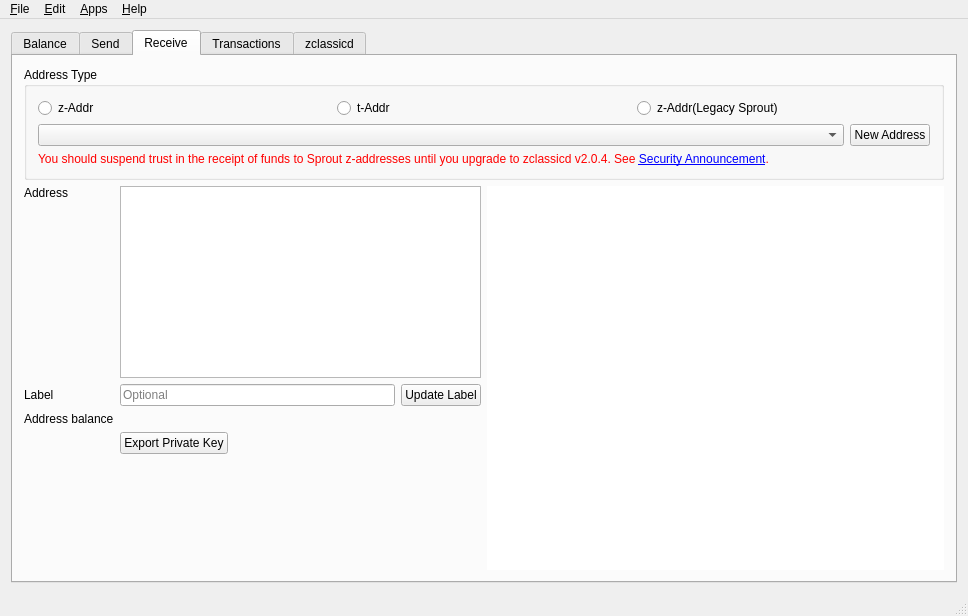
<?xml version="1.0" encoding="UTF-8"?>
<ui version="4.0">
 <class>MainWindow</class>
 <widget class="QMainWindow" name="MainWindow">
  <property name="geometry">
   <rect>
    <x>0</x>
    <y>0</y>
    <width>968</width>
    <height>616</height>
   </rect>
  </property>
  <property name="windowTitle">
   <string>ZclWallet</string>
  </property>
  <property name="windowIcon">
   <iconset resource="../application.qrc">
    <normaloff>:/icons/res/icon.ico</normaloff>:/icons/res/icon.ico</iconset>
  </property>
  <widget class="QWidget" name="centralWidget">
   <layout class="QGridLayout" name="gridLayout_3">
    <item row="0" column="0">
     <widget class="QTabWidget" name="tabWidget">
      <property name="currentIndex">
       <number>2</number>
      </property>
      <widget class="QWidget" name="tab">
       <attribute name="title">
        <string>Balance</string>
       </attribute>
       <layout class="QGridLayout" name="gridLayout_2">
        <item row="0" column="0">
         <layout class="QHBoxLayout" name="horizontalLayout_5">
          <item>
           <widget class="QGroupBox" name="groupBox">
            <property name="minimumSize">
             <size>
              <width>250</width>
              <height>0</height>
             </size>
            </property>
            <property name="title">
             <string>Summary</string>
            </property>
            <property name="flat">
             <bool>false</bool>
            </property>
            <layout class="QGridLayout" name="gridLayout">
             <item row="0" column="0">
              <layout class="QVBoxLayout" name="verticalLayout">
               <item>
                <layout class="QHBoxLayout" name="horizontalLayout">
                 <item>
                  <widget class="QLabel" name="label">
                   <property name="sizePolicy">
                    <sizepolicy hsizetype="Minimum" vsizetype="Preferred">
                     <horstretch>0</horstretch>
                     <verstretch>0</verstretch>
                    </sizepolicy>
                   </property>
                   <property name="text">
                    <string>Shielded</string>
                   </property>
                  </widget>
                 </item>
                 <item>
                  <widget class="QLabel" name="balSheilded">
                   <property name="text">
                    <string/>
                   </property>
                   <property name="alignment">
                    <set>Qt::AlignRight|Qt::AlignTrailing|Qt::AlignVCenter</set>
                   </property>
                  </widget>
                 </item>
                </layout>
               </item>
               <item>
                <layout class="QHBoxLayout" name="horizontalLayout_2">
                 <item>
                  <widget class="QLabel" name="label_2">
                   <property name="sizePolicy">
                    <sizepolicy hsizetype="Minimum" vsizetype="Preferred">
                     <horstretch>0</horstretch>
                     <verstretch>0</verstretch>
                    </sizepolicy>
                   </property>
                   <property name="text">
                    <string>Transparent</string>
                   </property>
                  </widget>
                 </item>
                 <item>
                  <widget class="QLabel" name="balTransparent">
                   <property name="text">
                    <string/>
                   </property>
                   <property name="alignment">
                    <set>Qt::AlignRight|Qt::AlignTrailing|Qt::AlignVCenter</set>
                   </property>
                  </widget>
                 </item>
                </layout>
               </item>
               <item>
                <widget class="Line" name="line">
                 <property name="orientation">
                  <enum>Qt::Horizontal</enum>
                 </property>
                </widget>
               </item>
               <item>
                <layout class="QHBoxLayout" name="horizontalLayout_3">
                 <item>
                  <widget class="QLabel" name="label_3">
                   <property name="sizePolicy">
                    <sizepolicy hsizetype="Minimum" vsizetype="Preferred">
                     <horstretch>0</horstretch>
                     <verstretch>0</verstretch>
                    </sizepolicy>
                   </property>
                   <property name="font">
                    <font>
                     <weight>75</weight>
                     <bold>true</bold>
                    </font>
                   </property>
                   <property name="text">
                    <string>Total</string>
                   </property>
                  </widget>
                 </item>
                 <item>
                  <widget class="QLabel" name="balTotal">
                   <property name="font">
                    <font>
                     <weight>75</weight>
                     <bold>true</bold>
                    </font>
                   </property>
                   <property name="text">
                    <string/>
                   </property>
                   <property name="alignment">
                    <set>Qt::AlignRight|Qt::AlignTrailing|Qt::AlignVCenter</set>
                   </property>
                  </widget>
                 </item>
                </layout>
               </item>
               <item>
                <spacer name="verticalSpacer">
                 <property name="orientation">
                  <enum>Qt::Vertical</enum>
                 </property>
                 <property name="sizeHint" stdset="0">
                  <size>
                   <width>20</width>
                   <height>40</height>
                  </size>
                 </property>
                </spacer>
               </item>
               <item>
                <widget class="QLabel" name="unconfirmedWarning">
                 <property name="sizePolicy">
                  <sizepolicy hsizetype="Minimum" vsizetype="Preferred">
                   <horstretch>0</horstretch>
                   <verstretch>0</verstretch>
                  </sizepolicy>
                 </property>
                 <property name="styleSheet">
                  <string notr="true">color: red;</string>
                 </property>
                 <property name="text">
                  <string>Some transactions are not yet confirmed</string>
                 </property>
                </widget>
               </item>
              </layout>
             </item>
            </layout>
           </widget>
          </item>
          <item>
           <widget class="QGroupBox" name="groupBox_2">
            <property name="sizePolicy">
             <sizepolicy hsizetype="Expanding" vsizetype="Preferred">
              <horstretch>0</horstretch>
              <verstretch>0</verstretch>
             </sizepolicy>
            </property>
            <property name="title">
             <string>Address Balances</string>
            </property>
            <layout class="QHBoxLayout" name="horizontalLayout_4">
             <property name="spacing">
              <number>6</number>
             </property>
             <property name="leftMargin">
              <number>0</number>
             </property>
             <property name="topMargin">
              <number>0</number>
             </property>
             <property name="rightMargin">
              <number>0</number>
             </property>
             <property name="bottomMargin">
              <number>0</number>
             </property>
             <item>
              <widget class="QTableView" name="balancesTable">
               <property name="selectionMode">
                <enum>QAbstractItemView::SingleSelection</enum>
               </property>
               <property name="selectionBehavior">
                <enum>QAbstractItemView::SelectRows</enum>
               </property>
               <property name="cornerButtonEnabled">
                <bool>false</bool>
               </property>
               <attribute name="horizontalHeaderShowSortIndicator" stdset="0">
                <bool>false</bool>
               </attribute>
               <attribute name="horizontalHeaderStretchLastSection">
                <bool>true</bool>
               </attribute>
               <attribute name="verticalHeaderVisible">
                <bool>false</bool>
               </attribute>
              </widget>
             </item>
            </layout>
           </widget>
          </item>
         </layout>
        </item>
       </layout>
      </widget>
      <widget class="QWidget" name="tab_2">
       <attribute name="title">
        <string>Send</string>
       </attribute>
       <layout class="QVBoxLayout" name="verticalLayout_4">
        <item>
         <widget class="QGroupBox" name="groupBox_4">
          <property name="autoFillBackground">
           <bool>false</bool>
          </property>
          <property name="title">
           <string>From</string>
          </property>
          <property name="flat">
           <bool>false</bool>
          </property>
          <layout class="QVBoxLayout" name="verticalLayout_6">
           <item>
            <layout class="QHBoxLayout" name="horizontalLayout_8">
             <item>
              <widget class="AddressCombo" name="inputsCombo"/>
             </item>
            </layout>
           </item>
           <item>
            <layout class="QHBoxLayout" name="horizontalLayout_15">
             <item>
              <widget class="QLabel" name="label_5">
               <property name="text">
                <string>Address Balance</string>
               </property>
              </widget>
             </item>
             <item>
              <widget class="QLineEdit" name="sendAddressBalance">
               <property name="sizePolicy">
                <sizepolicy hsizetype="Preferred" vsizetype="Fixed">
                 <horstretch>0</horstretch>
                 <verstretch>0</verstretch>
                </sizepolicy>
               </property>
               <property name="alignment">
                <set>Qt::AlignRight|Qt::AlignTrailing|Qt::AlignVCenter</set>
               </property>
               <property name="readOnly">
                <bool>true</bool>
               </property>
              </widget>
             </item>
             <item>
              <widget class="QLabel" name="sendAddressBalanceUSD">
               <property name="text">
                <string/>
               </property>
              </widget>
             </item>
             <item>
              <spacer name="horizontalSpacer_6">
               <property name="orientation">
                <enum>Qt::Horizontal</enum>
               </property>
               <property name="sizeHint" stdset="0">
                <size>
                 <width>40</width>
                 <height>20</height>
                </size>
               </property>
              </spacer>
             </item>
            </layout>
           </item>
          </layout>
         </widget>
        </item>
        <item>
         <widget class="QGroupBox" name="groupBox_3">
          <property name="title">
           <string>Send To</string>
          </property>
          <property name="flat">
           <bool>false</bool>
          </property>
          <layout class="QVBoxLayout" name="verticalLayout_3">
           <property name="leftMargin">
            <number>0</number>
           </property>
           <property name="topMargin">
            <number>0</number>
           </property>
           <property name="rightMargin">
            <number>0</number>
           </property>
           <property name="bottomMargin">
            <number>0</number>
           </property>
           <item>
            <widget class="QScrollArea" name="sendToScrollArea">
             <property name="sizeAdjustPolicy">
              <enum>QAbstractScrollArea::AdjustToContents</enum>
             </property>
             <property name="widgetResizable">
              <bool>true</bool>
             </property>
             <widget class="QWidget" name="sendToWidgets">
              <property name="geometry">
               <rect>
                <x>0</x>
                <y>0</y>
                <width>920</width>
                <height>301</height>
               </rect>
              </property>
              <layout class="QVBoxLayout" name="sendToLayout">
               <item>
                <widget class="QGroupBox" name="verticalGroupBox">
                 <property name="title">
                  <string>Recipient</string>
                 </property>
                 <layout class="QVBoxLayout" name="sendAddressLayout">
                  <item>
                   <layout class="QHBoxLayout" name="horizontalLayout_12">
                    <item>
                     <widget class="QLabel" name="label_4">
                      <property name="text">
                       <string>Address</string>
                      </property>
                     </widget>
                    </item>
                    <item>
                     <widget class="QLineEdit" name="Address1">
                      <property name="placeholderText">
                       <string>Address</string>
                      </property>
                     </widget>
                    </item>
                    <item>
                     <widget class="QPushButton" name="AddressBook1">
                      <property name="text">
                       <string>Address Book</string>
                      </property>
                     </widget>
                    </item>
                   </layout>
                  </item>
                  <item>
                   <layout class="QHBoxLayout" name="horizontalLayout_13">
                    <item>
                     <widget class="QLabel" name="label_6">
                      <property name="text">
                       <string>Amount</string>
                      </property>
                     </widget>
                    </item>
                    <item>
                     <widget class="QLineEdit" name="Amount1">
                      <property name="baseSize">
                       <size>
                        <width>200</width>
                        <height>0</height>
                       </size>
                      </property>
                      <property name="alignment">
                       <set>Qt::AlignRight|Qt::AlignTrailing|Qt::AlignVCenter</set>
                      </property>
                      <property name="placeholderText">
                       <string>Amount</string>
                      </property>
                     </widget>
                    </item>
                    <item>
                     <widget class="QLabel" name="AmtUSD1">
                      <property name="text">
                       <string/>
                      </property>
                     </widget>
                    </item>
                    <item>
                     <widget class="QCheckBox" name="Max1">
                      <property name="text">
                       <string>Max Available</string>
                      </property>
                     </widget>
                    </item>
                    <item>
                     <spacer name="horizontalSpacer_4">
                      <property name="orientation">
                       <enum>Qt::Horizontal</enum>
                      </property>
                      <property name="sizeHint" stdset="0">
                       <size>
                        <width>40</width>
                        <height>20</height>
                       </size>
                      </property>
                     </spacer>
                    </item>
                    <item>
                     <widget class="QPushButton" name="MemoBtn1">
                      <property name="enabled">
                       <bool>true</bool>
                      </property>
                      <property name="toolTip">
                       <string/>
                      </property>
                      <property name="text">
                       <string>Memo</string>
                      </property>
                     </widget>
                    </item>
                   </layout>
                  </item>
                  <item>
                   <widget class="QLabel" name="MemoTxt1">
                    <property name="font">
                     <font>
                      <pointsize>10</pointsize>
                     </font>
                    </property>
                    <property name="text">
                     <string/>
                    </property>
                    <property name="wordWrap">
                     <bool>true</bool>
                    </property>
                   </widget>
                  </item>
                 </layout>
                </widget>
               </item>
               <item>
                <layout class="QHBoxLayout" name="horizontalLayout_7">
                 <item>
                  <spacer name="horizontalSpacer_2">
                   <property name="orientation">
                    <enum>Qt::Horizontal</enum>
                   </property>
                   <property name="sizeHint" stdset="0">
                    <size>
                     <width>40</width>
                     <height>20</height>
                    </size>
                   </property>
                  </spacer>
                 </item>
                 <item>
                  <widget class="QPushButton" name="addAddressButton">
                   <property name="baseSize">
                    <size>
                     <width>200</width>
                     <height>0</height>
                    </size>
                   </property>
                   <property name="text">
                    <string>Add Recipient</string>
                   </property>
                  </widget>
                 </item>
                 <item>
                  <spacer name="horizontalSpacer_3">
                   <property name="orientation">
                    <enum>Qt::Horizontal</enum>
                   </property>
                   <property name="sizeHint" stdset="0">
                    <size>
                     <width>40</width>
                     <height>20</height>
                    </size>
                   </property>
                  </spacer>
                 </item>
                </layout>
               </item>
               <item>
                <spacer name="verticalSpacer_2">
                 <property name="orientation">
                  <enum>Qt::Vertical</enum>
                 </property>
                 <property name="sizeHint" stdset="0">
                  <size>
                   <width>20</width>
                   <height>40</height>
                  </size>
                 </property>
                </spacer>
               </item>
              </layout>
             </widget>
            </widget>
           </item>
          </layout>
         </widget>
        </item>
        <item>
         <layout class="QHBoxLayout" name="layoutSendRecurring">
          <item>
           <widget class="QCheckBox" name="chkRecurring">
            <property name="text">
             <string>Recurring payment</string>
            </property>
           </widget>
          </item>
          <item>
           <widget class="QLabel" name="lblRecurDesc">
            <property name="text">
             <string>Every month, starting 12-May-2012, for 6 payments</string>
            </property>
           </widget>
          </item>
          <item>
           <widget class="QPushButton" name="btnRecurSchedule">
            <property name="text">
             <string>Edit Schedule</string>
            </property>
            <property name="checkable">
             <bool>false</bool>
            </property>
            <property name="checked">
             <bool>false</bool>
            </property>
           </widget>
          </item>
          <item>
           <spacer name="horizontalSpacer_7">
            <property name="orientation">
             <enum>Qt::Horizontal</enum>
            </property>
            <property name="sizeHint" stdset="0">
             <size>
              <width>40</width>
              <height>20</height>
             </size>
            </property>
           </spacer>
          </item>
         </layout>
        </item>
        <item>
         <layout class="QHBoxLayout" name="horizontalLayout_6">
          <item>
           <widget class="QLabel" name="minerFeeLabel">
            <property name="text">
             <string>Miner Fee</string>
            </property>
           </widget>
          </item>
          <item>
           <widget class="QLineEdit" name="minerFeeAmt">
            <property name="sizePolicy">
             <sizepolicy hsizetype="Preferred" vsizetype="Fixed">
              <horstretch>0</horstretch>
              <verstretch>0</verstretch>
             </sizepolicy>
            </property>
            <property name="text">
             <string>0</string>
            </property>
           </widget>
          </item>
          <item>
           <widget class="QLabel" name="lblMinerFeeUSD">
            <property name="text">
             <string/>
            </property>
           </widget>
          </item>
          <item>
           <widget class="QLabel" name="label_17">
            <property name="text">
             <string notr="true"/>
            </property>
           </widget>
          </item>
          <item>
           <spacer name="horizontalSpacer">
            <property name="orientation">
             <enum>Qt::Horizontal</enum>
            </property>
            <property name="sizeHint" stdset="0">
             <size>
              <width>40</width>
              <height>20</height>
             </size>
            </property>
           </spacer>
          </item>
          <item>
           <widget class="QPushButton" name="sendTransactionButton">
            <property name="baseSize">
             <size>
              <width>100</width>
              <height>0</height>
             </size>
            </property>
            <property name="text">
             <string>Send</string>
            </property>
            <property name="flat">
             <bool>false</bool>
            </property>
           </widget>
          </item>
          <item>
           <widget class="QPushButton" name="cancelSendButton">
            <property name="baseSize">
             <size>
              <width>100</width>
              <height>0</height>
             </size>
            </property>
            <property name="text">
             <string>Cancel</string>
            </property>
           </widget>
          </item>
         </layout>
        </item>
       </layout>
      </widget>
      <widget class="QWidget" name="tab_3">
       <attribute name="title">
        <string>Receive</string>
       </attribute>
       <layout class="QVBoxLayout" name="verticalLayout_5">
        <item>
         <layout class="QVBoxLayout" name="verticalLayout_8">
          <item>
           <widget class="QGroupBox" name="groupBox_6">
            <property name="title">
             <string>Address Type</string>
            </property>
            <property name="flat">
             <bool>false</bool>
            </property>
            <property name="checkable">
             <bool>false</bool>
            </property>
            <layout class="QVBoxLayout" name="verticalLayout_9">
             <item>
              <layout class="QHBoxLayout" name="horizontalLayout_9">
               <item>
                <widget class="QRadioButton" name="rdioZSAddr">
                 <property name="text">
                  <string>z-Addr</string>
                 </property>
                </widget>
               </item>
               <item>
                <widget class="QRadioButton" name="rdioTAddr">
                 <property name="sizePolicy">
                  <sizepolicy hsizetype="Preferred" vsizetype="Fixed">
                   <horstretch>0</horstretch>
                   <verstretch>0</verstretch>
                  </sizepolicy>
                 </property>
                 <property name="text">
                  <string>t-Addr</string>
                 </property>
                </widget>
               </item>
               <item>
                <widget class="QRadioButton" name="rdioZAddr">
                 <property name="text">
                  <string>z-Addr(Legacy Sprout)</string>
                 </property>
                </widget>
               </item>
              </layout>
             </item>
             <item>
              <layout class="QHBoxLayout" name="horizontalLayout_10">
               <item>
                <widget class="AddressCombo" name="listRecieveAddresses">
                 <property name="sizePolicy">
                  <sizepolicy hsizetype="Expanding" vsizetype="Fixed">
                   <horstretch>0</horstretch>
                   <verstretch>0</verstretch>
                  </sizepolicy>
                 </property>
                 <property name="duplicatesEnabled">
                  <bool>false</bool>
                 </property>
                </widget>
               </item>
               <item>
                <widget class="QPushButton" name="btnRecieveNewAddr">
                 <property name="text">
                  <string>New Address</string>
                 </property>
                </widget>
               </item>
              </layout>
             </item>
             <item>
              <widget class="QLabel" name="lblSproutWarning">
               <property name="styleSheet">
                <string notr="true">color: red;</string>
               </property>
               <property name="text">
                <string>&lt;html&gt;&lt;head/&gt;&lt;body&gt;&lt;p&gt;You should suspend trust in the receipt of funds to Sprout z-addresses until you upgrade to zclassicd v2.0.4. See &lt;a href=&quot;https://z.cash/support/security/announcements/security-announcement-2019-03-19/&quot;&gt;&lt;span style=&quot; text-decoration: underline; color:#0000ff;&quot;&gt;Security Announcement&lt;/span&gt;&lt;/a&gt;.&lt;/p&gt;&lt;/body&gt;&lt;/html&gt;</string>
               </property>
               <property name="textFormat">
                <enum>Qt::RichText</enum>
               </property>
               <property name="wordWrap">
                <bool>true</bool>
               </property>
               <property name="openExternalLinks">
                <bool>true</bool>
               </property>
               <property name="textInteractionFlags">
                <set>Qt::TextBrowserInteraction</set>
               </property>
              </widget>
             </item>
            </layout>
           </widget>
          </item>
          <item>
           <layout class="QHBoxLayout" name="horizontalLayout_11">
            <item>
             <layout class="QVBoxLayout" name="verticalLayout_10">
              <item>
               <layout class="QGridLayout" name="gridLayout_4">
                <item row="1" column="0">
                 <widget class="QLabel" name="label_7">
                  <property name="text">
                   <string>Label</string>
                  </property>
                 </widget>
                </item>
                <item row="1" column="2">
                 <widget class="QPushButton" name="rcvUpdateLabel">
                  <property name="text">
                   <string>Update Label</string>
                  </property>
                 </widget>
                </item>
                <item row="2" column="1" colspan="2">
                 <widget class="QLabel" name="rcvBal">
                  <property name="text">
                   <string/>
                  </property>
                 </widget>
                </item>
                <item row="2" column="0">
                 <widget class="QLabel" name="label_21">
                  <property name="text">
                   <string>Address balance</string>
                  </property>
                 </widget>
                </item>
                <item row="1" column="1">
                 <widget class="QLineEdit" name="rcvLabel">
                  <property name="maxLength">
                   <number>40</number>
                  </property>
                  <property name="placeholderText">
                   <string>Optional</string>
                  </property>
                 </widget>
                </item>
                <item row="0" column="1" colspan="2">
                 <widget class="QPlainTextEdit" name="txtRecieve">
                  <property name="sizePolicy">
                   <sizepolicy hsizetype="Expanding" vsizetype="Preferred">
                    <horstretch>0</horstretch>
                    <verstretch>0</verstretch>
                   </sizepolicy>
                  </property>
                  <property name="readOnly">
                   <bool>true</bool>
                  </property>
                 </widget>
                </item>
                <item row="3" column="1" colspan="2">
                 <layout class="QHBoxLayout" name="horizontalLayout_16">
                  <item>
                   <widget class="QPushButton" name="exportKey">
                    <property name="text">
                     <string>Export Private Key</string>
                    </property>
                   </widget>
                  </item>
                  <item>
                   <spacer name="horizontalSpacer_5">
                    <property name="orientation">
                     <enum>Qt::Horizontal</enum>
                    </property>
                    <property name="sizeHint" stdset="0">
                     <size>
                      <width>40</width>
                      <height>20</height>
                     </size>
                    </property>
                   </spacer>
                  </item>
                 </layout>
                </item>
                <item row="0" column="0">
                 <widget class="QLabel" name="label_10">
                  <property name="text">
                   <string>Address</string>
                  </property>
                  <property name="alignment">
                   <set>Qt::AlignLeading|Qt::AlignLeft|Qt::AlignTop</set>
                  </property>
                 </widget>
                </item>
               </layout>
              </item>
              <item>
               <spacer name="verticalSpacer_5">
                <property name="orientation">
                 <enum>Qt::Vertical</enum>
                </property>
                <property name="sizeHint" stdset="0">
                 <size>
                  <width>20</width>
                  <height>40</height>
                 </size>
                </property>
               </spacer>
              </item>
             </layout>
            </item>
            <item>
             <widget class="QRCodeLabel" name="qrcodeDisplay">
              <property name="sizePolicy">
               <sizepolicy hsizetype="Expanding" vsizetype="Expanding">
                <horstretch>0</horstretch>
                <verstretch>0</verstretch>
               </sizepolicy>
              </property>
              <property name="styleSheet">
               <string notr="true">background-color: #fff</string>
              </property>
              <property name="text">
               <string/>
              </property>
             </widget>
            </item>
           </layout>
          </item>
         </layout>
        </item>
       </layout>
      </widget>
      <widget class="QWidget" name="tab_4">
       <attribute name="title">
        <string>Transactions</string>
       </attribute>
       <layout class="QVBoxLayout" name="verticalLayout_2">
        <item>
         <widget class="QTableView" name="transactionsTable">
          <property name="selectionMode">
           <enum>QAbstractItemView::SingleSelection</enum>
          </property>
          <property name="selectionBehavior">
           <enum>QAbstractItemView::SelectRows</enum>
          </property>
         </widget>
        </item>
       </layout>
      </widget>
      <widget class="QWidget" name="tab_5">
       <attribute name="title">
        <string>zclassicd</string>
       </attribute>
       <layout class="QVBoxLayout" name="verticalLayout_7">
        <item>
         <layout class="QHBoxLayout" name="horizontalLayout_14">
          <item>
           <widget class="FilledIconLabel" name="zclassicdlogo">
            <property name="sizePolicy">
             <sizepolicy hsizetype="Expanding" vsizetype="Expanding">
              <horstretch>0</horstretch>
              <verstretch>0</verstretch>
             </sizepolicy>
            </property>
            <property name="text">
             <string/>
            </property>
            <property name="scaledContents">
             <bool>false</bool>
            </property>
           </widget>
          </item>
          <item>
           <widget class="QGroupBox" name="groupBox_5">
            <property name="title">
             <string/>
            </property>
            <layout class="QGridLayout" name="gridLayout_5">
             <item row="5" column="0" colspan="3">
              <widget class="QLabel" name="label_14">
               <property name="text">
                <string>You are currently not mining</string>
               </property>
              </widget>
             </item>
             <item row="6" column="0">
              <spacer name="verticalSpacer_4">
               <property name="orientation">
                <enum>Qt::Vertical</enum>
               </property>
               <property name="sizeHint" stdset="0">
                <size>
                 <width>20</width>
                 <height>40</height>
                </size>
               </property>
              </spacer>
             </item>
             <item row="2" column="2">
              <widget class="QLabel" name="numconnections">
               <property name="text">
                <string>Loading...</string>
               </property>
              </widget>
             </item>
             <item row="1" column="0">
              <widget class="QLabel" name="heightLabel">
               <property name="text">
                <string>Block height</string>
               </property>
              </widget>
             </item>
             <item row="3" column="2">
              <widget class="QLabel" name="solrate">
               <property name="text">
                <string>Loading...</string>
               </property>
              </widget>
             </item>
             <item row="3" column="0">
              <widget class="QLabel" name="label_12">
               <property name="text">
                <string>Network solution rate</string>
               </property>
              </widget>
             </item>
             <item row="2" column="0">
              <widget class="QLabel" name="label_8">
               <property name="text">
                <string>Connections</string>
               </property>
              </widget>
             </item>
             <item row="1" column="2">
              <widget class="QLabel" name="blockheight">
               <property name="text">
                <string>Loading...</string>
               </property>
              </widget>
             </item>
             <item row="4" column="0" colspan="3">
              <widget class="Line" name="line_2">
               <property name="orientation">
                <enum>Qt::Horizontal</enum>
               </property>
              </widget>
             </item>
             <item row="0" column="0">
              <spacer name="verticalSpacer_3">
               <property name="orientation">
                <enum>Qt::Vertical</enum>
               </property>
               <property name="sizeHint" stdset="0">
                <size>
                 <width>20</width>
                 <height>40</height>
                </size>
               </property>
              </spacer>
             </item>
             <item row="3" column="1">
              <widget class="QLabel" name="label_9">
               <property name="text">
                <string>|</string>
               </property>
              </widget>
             </item>
             <item row="2" column="1">
              <widget class="QLabel" name="label_11">
               <property name="text">
                <string>|</string>
               </property>
              </widget>
             </item>
             <item row="1" column="1">
              <widget class="QLabel" name="label_13">
               <property name="text">
                <string>|</string>
               </property>
              </widget>
             </item>
            </layout>
           </widget>
          </item>
         </layout>
        </item>
       </layout>
      </widget>
     </widget>
    </item>
   </layout>
  </widget>
  <widget class="QMenuBar" name="menuBar">
   <property name="geometry">
    <rect>
     <x>0</x>
     <y>0</y>
     <width>968</width>
     <height>22</height>
    </rect>
   </property>
   <widget class="QMenu" name="menuFile">
    <property name="title">
     <string>&amp;File</string>
    </property>
    <addaction name="actionPay_URI"/>
    <addaction name="separator"/>
    <addaction name="actionImport_Private_Key"/>
    <addaction name="actionExport_All_Private_Keys"/>
    <addaction name="actionBackup_wallet_dat"/>
    <addaction name="separator"/>
    <addaction name="actionExport_transactions"/>
    <addaction name="separator"/>
    <addaction name="actionExit"/>
   </widget>
   <widget class="QMenu" name="menuHelp">
    <property name="title">
     <string>&amp;Help</string>
    </property>
    <addaction name="actionDonate"/>
    <addaction name="actionCheck_for_Updates"/>
    <addaction name="actionAbout"/>
   </widget>
   <widget class="QMenu" name="menuApps">
    <property name="title">
     <string>&amp;Apps</string>
    </property>
    <addaction name="actionConnect_Mobile_App"/>
    <addaction name="separator"/>
    <addaction name="actionz_board_net"/>
    <addaction name="actionTurnstile_Migration"/>
   </widget>
   <widget class="QMenu" name="menu_Edit">
    <property name="title">
     <string>&amp;Edit</string>
    </property>
    <addaction name="action_Address_Book"/>
    <addaction name="actionSettings"/>
   </widget>
   <addaction name="menuFile"/>
   <addaction name="menu_Edit"/>
   <addaction name="menuApps"/>
   <addaction name="menuHelp"/>
  </widget>
  <widget class="QStatusBar" name="statusBar"/>
  <action name="actionExit">
   <property name="text">
    <string>E&amp;xit</string>
   </property>
  </action>
  <action name="actionAbout">
   <property name="text">
    <string>&amp;About</string>
   </property>
  </action>
  <action name="actionSettings">
   <property name="text">
    <string>&amp;Settings</string>
   </property>
   <property name="shortcut">
    <string>Ctrl+P</string>
   </property>
  </action>
  <action name="actionDonate">
   <property name="text">
    <string>&amp;Donate</string>
   </property>
  </action>
  <action name="actionCheck_for_Updates">
   <property name="text">
    <string>Check github.com for &amp;updates</string>
   </property>
  </action>
  <action name="actionTurnstile_Migration">
   <property name="text">
    <string>Sapling &amp;turnstile</string>
   </property>
   <property name="shortcut">
    <string>Ctrl+A, Ctrl+T</string>
   </property>
  </action>
  <action name="actionImport_Private_Key">
   <property name="text">
    <string>&amp;Import private key</string>
   </property>
  </action>
  <action name="actionExport_All_Private_Keys">
   <property name="text">
    <string>&amp;Export all private keys</string>
   </property>
  </action>
  <action name="actionz_board_net">
   <property name="text">
    <string>&amp;z-board.net</string>
   </property>
   <property name="shortcut">
    <string>Ctrl+A, Ctrl+Z</string>
   </property>
  </action>
  <action name="action_Address_Book">
   <property name="text">
    <string>Address &amp;book</string>
   </property>
   <property name="shortcut">
    <string>Ctrl+B</string>
   </property>
  </action>
  <action name="actionBackup_wallet_dat">
   <property name="text">
    <string>&amp;Backup wallet.dat</string>
   </property>
  </action>
  <action name="actionExport_transactions">
   <property name="text">
    <string>Export transactions</string>
   </property>
  </action>
  <action name="actionPay_URI">
   <property name="text">
    <string>Pay zclassic &amp;URI...</string>
   </property>
  </action>
  <action name="actionConnect_Mobile_App">
   <property name="text">
    <string>Connect mobile &amp;app</string>
   </property>
   <property name="shortcut">
    <string>Ctrl+M</string>
   </property>
  </action>
 </widget>
 <layoutdefault spacing="6" margin="11"/>
 <customwidgets>
  <customwidget>
   <class>QRCodeLabel</class>
   <extends>QLabel</extends>
   <header>qrcodelabel.h</header>
  </customwidget>
  <customwidget>
   <class>AddressCombo</class>
   <extends>QComboBox</extends>
   <header>addresscombo.h</header>
  </customwidget>
  <customwidget>
   <class>FilledIconLabel</class>
   <extends>QLabel</extends>
   <header>fillediconlabel.h</header>
  </customwidget>
 </customwidgets>
 <tabstops>
  <tabstop>tabWidget</tabstop>
  <tabstop>inputsCombo</tabstop>
  <tabstop>Address1</tabstop>
  <tabstop>Amount1</tabstop>
  <tabstop>Max1</tabstop>
  <tabstop>AddressBook1</tabstop>
  <tabstop>MemoBtn1</tabstop>
  <tabstop>addAddressButton</tabstop>
  <tabstop>sendTransactionButton</tabstop>
  <tabstop>cancelSendButton</tabstop>
  <tabstop>rdioZSAddr</tabstop>
  <tabstop>rdioTAddr</tabstop>
  <tabstop>rdioZAddr</tabstop>
  <tabstop>listRecieveAddresses</tabstop>
  <tabstop>btnRecieveNewAddr</tabstop>
  <tabstop>txtRecieve</tabstop>
  <tabstop>rcvLabel</tabstop>
  <tabstop>rcvUpdateLabel</tabstop>
  <tabstop>transactionsTable</tabstop>
  <tabstop>balancesTable</tabstop>
  <tabstop>minerFeeAmt</tabstop>
  <tabstop>sendAddressBalance</tabstop>
  <tabstop>sendToScrollArea</tabstop>
 </tabstops>
 <resources>
  <include location="../application.qrc"/>
 </resources>
 <connections/>
</ui>
